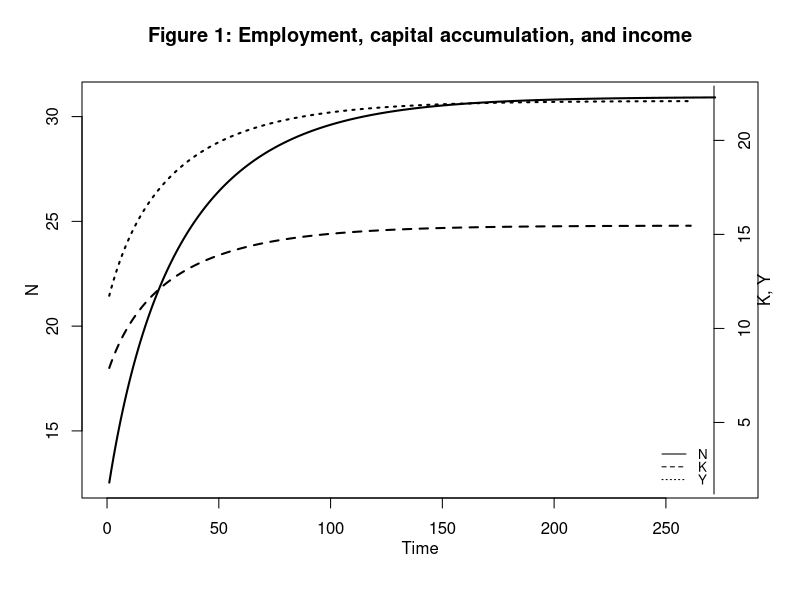
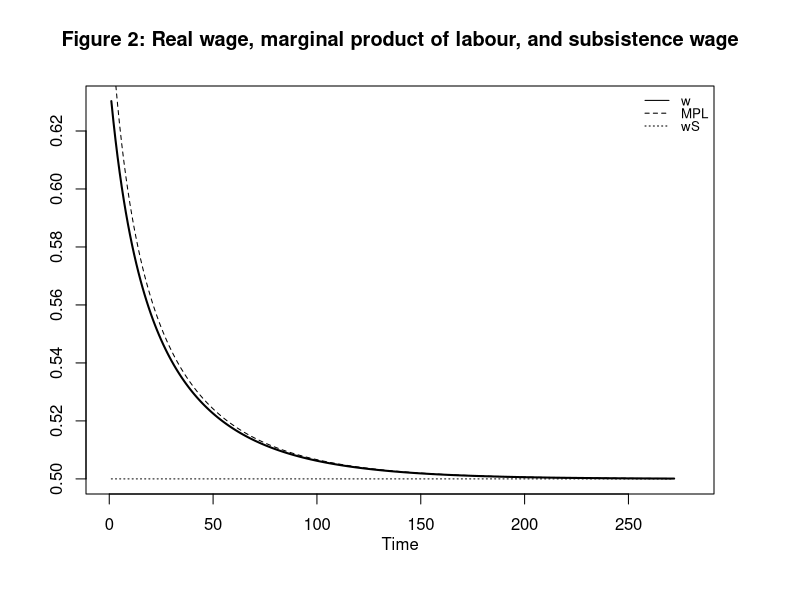
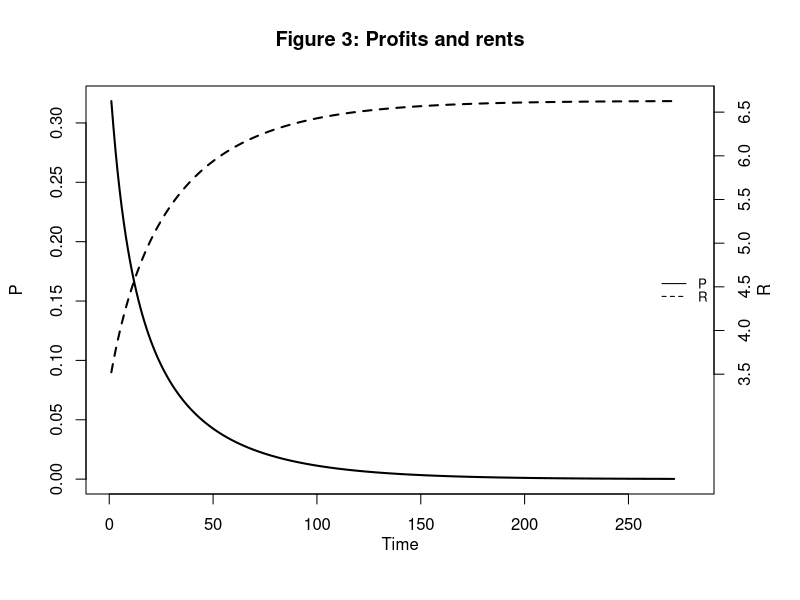
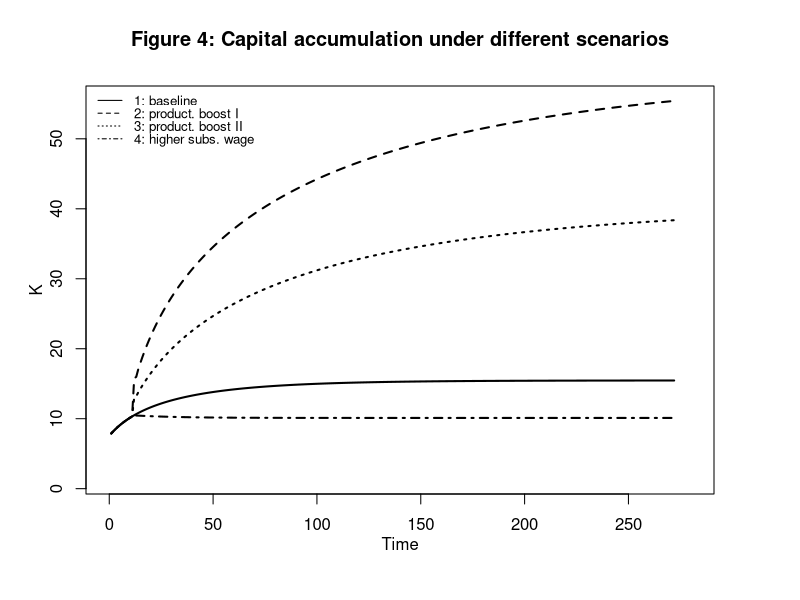
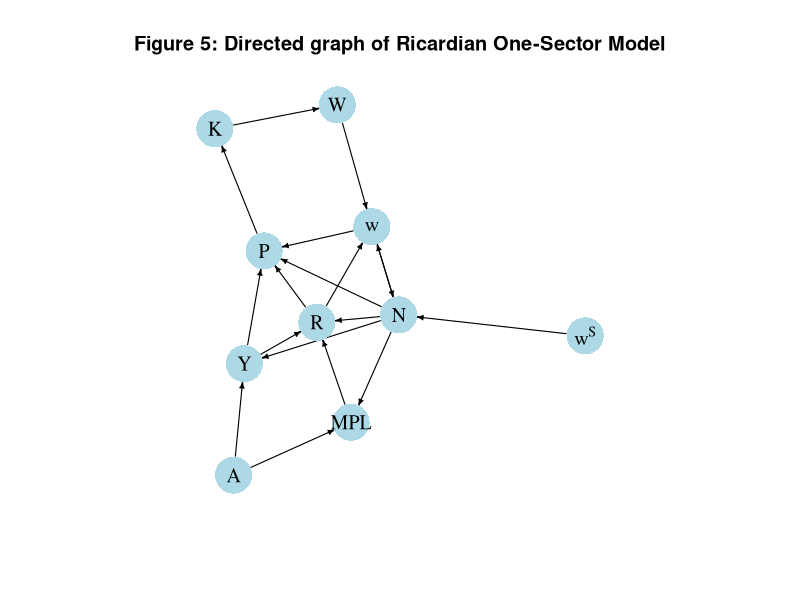

Recreate these plots in R, in order.
## ---- chunk 1
# Clear the environment
rm(list=ls(all=TRUE))

# Set number of periods
Q=500

# Set number of scenarios (including baseline)
S=4

# Set period in which shock/shift will occur
s=20

# Create (S x Q)-matrices that will contain the simulated data
Y=matrix(data=1,nrow=S,ncol=Q) # Income/output
R=matrix(data=1,nrow=S,ncol=Q) # Rent
P=matrix(data=1,nrow=S,ncol=Q) # Profits
N=matrix(data=1,nrow=S,ncol=Q) # employment
w=matrix(data=1,nrow=S,ncol=Q) # real wage
K=matrix(data=1,nrow=S,ncol=Q) # capital stock
MPL=matrix(data=1,nrow=S,ncol=Q) # marginal product of labour
W=matrix(data=1,nrow=S,ncol=Q) # wage bill
N_eq=vector(length=S)          # equilibrium population
K_eq=vector(length=S)          # equilibrium capital

# Set baseline parameter values
A=matrix(data=2,nrow=S,ncol=Q) # productivity
a=matrix(data=0.7,nrow=S,ncol=Q) # labour elasticity of output
beta=1 # Sensitivity of investment with respect to profits
gamma=5 # adjustment speed of population
wS=matrix(data=0.5,nrow=S,ncol=Q) # subsistence wage rate

# Set parameter values for different scenarios
A[2,s:Q]=3 # scenario 2: productivity boost I
a[3,s:Q]=0.75 # scenario 3: productivity boost II
wS[4,s:Q]=0.6 # scenario 4: increase in subsistence wage

# Initialise variables such that employment and the capital stock are below the equilibrium
N[,1]=1
K[,1]=1   
Y[,1]=A[,1]*N[,1]^(a[,1])
MPL[,1]=a[,1]*A[,1]*(N[,1]^(a[,1]-1))
w[,1]=wS[,1]

# Simulate the model by looping over Q time periods for S different scenarios
for (i in 1:S){
  
  for (t in 2:Q){
    
    for (iterations in 1:1000){ # run the model 1000-times in each period
      
    #Model equations
    
    #(1) Output
    Y[i,t] = A[i,t]*N[i,t]^(a[i,t])
    
    #(2) Wage bill
    W[i,t] = K[i,t] 
    
    #(3) Real wage rate
    w[i,t] = W[i,t]/N[i,t] 
     
    #(4) Marginal product of labour
    MPL[i,t] = a[i,t]*A[i,t]*(N[i,t]^(a[i,t]-1))

    #(5) Rents
    R[i,t] = Y[i,t] - N[i,t]*MPL[i,t]
    
    #(6) Profits
    P[i,t] = Y[i,t]- R[i,t] - N[i,t]*w[i,t]
    
    # (7) Capital accumulation
    K[i,t] = K[i,t-1] + beta*P[i,t-1]
    
    #(8) Employment/population dynamics  
    N[i,t] = N[i,t-1] + gamma*(w[i,t-1] - wS[i,t-1])
    
    } # close iterations loop
  }   # close time loop
}     # close scenario loop
## ---- chunk 2
# Set start and end periods for plots
Tmax=280
Tmin =10

## Baseline
#Employment, capital accumulation, and income
plot(N[1, Tmin:(Tmax+1)],type="l", lwd=2, lty=1, xlim=range(0:(Tmax)), ylab = '', xlab = '')
title(main="Figure 1: Employment, capital accumulation, and income",ylab = 'N', xlab = 'Time', cex=0.8, line=2)
par(mar = c(5, 4, 4, 4) + 0.3)
par(new = TRUE)
plot(K[1, Tmin:Tmax],type="l", col=1, lwd=2, lty=2, font.main=1,cex.main=1,ylab = '', axes=FALSE,
     xlab = '',ylim = range(Y[1, 2:(Tmax+1)]),cex.axis=1,cex.lab=0.75)
lines(Y[1, Tmin:(Tmax+1)],lty=3, lwd=2)
axis(side = 4, at = pretty(range(Y[1, 2:(Tmax+1)])))  
mtext("K, Y", side = 4, line = 2)
legend("bottomright", legend=c("N", "K", "Y"),
       lty=1:3, cex=0.8, bty = "n", y.intersp=0.8)

# Real wage, subsistence wage, and MPL
plot(w[1, Tmin:(Tmax+1)],type="l", col=1, lwd=2, lty=1, xlim=range(0:(Tmax)), xlab="", ylab="", ylim=range(wS[1, Tmin:Tmax],w[1, Tmin:(Tmax)])) 
title(main="Figure 2: Real wage, marginal product of labour, and subsistence wage", xlab = 'Time',cex=0.8,line=2)
lines(MPL[1, Tmin:Tmax],lty=2)
lines(wS[1, Tmin:Tmax],lty=3)
legend("topright", legend=c("w", "MPL", "wS"),
       lty=1:3, cex=0.8, bty = "n", y.intersp=0.8)

# Profits and Rents
plot(P[1, Tmin:(Tmax+1)],type="l", col=1, lwd=2, lty=1, xlim=range(0:(Tmax)), xlab="", ylab="", ylim=range(P[1, Tmin:Tmax])) 
title(main="Figure 3: Profits and rents", xlab = 'Time',cex=0.8,line=2)
par(mar = c(5, 4, 4, 4) + 0.3)
par(new = TRUE)
plot(R[1, Tmin:(Tmax+1)],type="l", col=1, lwd=2, lty=2, xlim=range(0:(Tmax)), xlab="", ylab="P", 
     ylim=range(R[1, 3:Tmax]), axes=FALSE) 
axis(side = 4, at = pretty(range(R[1, Tmin:(Tmax+1)])))  
mtext("R", side = 4, line = 2)
legend("right", legend=c("P", "R"), lty=1:2, cex=0.8, bty = "n", y.intersp=0.8)


## ---- chunk 3
## Different scenarios
# Capital accumulation
plot(K[1, Tmin:(Tmax+1)],type="l", lwd=2, lty=1, xlim=range(0:(Tmax)), ylim=range(K[1, 2:Tmax], K[2, Tmin:Tmax]), ylab = '', xlab = '')
title(main="Figure 4: Capital accumulation under different scenarios",ylab = 'K', xlab = 'Time',cex=0.8, line=2)
lines(K[2, Tmin:(Tmax+1)],lty=2, lwd=2)
lines(K[3, Tmin:(Tmax+1)],lty=3, lwd=2)
lines(K[4, Tmin:(Tmax+1)],lty=4, lwd=2)
legend("topleft", legend=c("1: baseline","2: product. boost I", "3: product. boost II", "4: higher subs. wage"), lty=1:4, cex=0.8, bty = "n", y.intersp=0.8)
## ---- chunk 4
## Create directed graph
# Construct auxiliary Jacobian matrix for 10 variables: Y W w MPL R P K N A wS,
# where non-zero elements in regular Jacobian are set to 1 and zero elements are unchanged
M_mat=matrix(c(0,0,0,0,0,0,0,1,1,0,
               0,0,0,0,0,0,1,0,0,0,
               0,1,0,0,1,0,0,1,0,0,
               0,0,0,0,0,0,0,1,1,0,
               1,0,0,1,0,0,0,1,0,0,
               1,0,1,0,1,0,0,1,0,0,
               0,0,0,0,0,1,0,0,0,0,
               0,0,1,0,0,0,0,0,0,1,
               0,0,0,0,0,0,0,0,0,0,
               0,0,0,0,0,0,0,0,0,0), 10,10, byrow=TRUE)

# Create adjacency matrix from transpose of auxiliary Jacobian and add column names
A_mat=t(M_mat)

# Create and plot directed graph from adjacency matrix
library(igraph)
dg= graph_from_adjacency_matrix(A_mat, mode="directed", weighted= NULL)

# Define node labels
V(dg)$name=c("Y", "W", "w", "MPL", "R", "P", "K", "N", "A", expression(w^S))

# Plot directed graph
plot(dg, main="Figure 5: Directed graph of Ricardian One-Sector Model", vertex.size=20, vertex.color="lightblue", 
     vertex.label.color="black", edge.arrow.size=0.3, edge.width=1.1, edge.size=1.2,
     edge.arrow.width=1.2, edge.color="black", vertex.label.cex=1.2, 
     vertex.frame.color="NA", margin=-0.08)
## ---- chunk 5
# Calculate equilibrium solutions
for (i in 1:S){
  N_eq[i]=(wS[i,Q]/(a[i,Q]*A[i,Q]))^(-1/(1-a[i,Q]))
  K_eq[i]=a[i,Q]*A[i,Q]*(wS[i,Q]/(a[i,Q]*A[i,Q]))^(-a[i,Q]/(1-a[i,Q]))
}

# Compare with numerical solutions (here only for baseline)
N_eq[1]
N[1,Q]

K_eq[1]
K[1,Q]

### Examine model properties (here for the baseline scenario only)
# Construct Jacobian matrix at the equilibrium 
J=matrix(c(1-beta, beta*a[1,Q]*wS[1,Q],
           beta*(wS[1,Q]/(a[1,Q]*A[1,Q]))^(1/(1-a[1,Q])),
           1-gamma*a[1,Q]*A[1,Q]*(wS[1,Q]/(a[1,Q]*A[1,Q]))^((2-a[1,Q])/(1-a[1,Q]))), 2, 2, byrow=TRUE)

# Obtain eigenvalues
ev=eigen(J)
(values = ev$values)

# Obtain determinant and trace
det=det(J)      # determinant
tr=sum(diag(J)) # trace

#Check general stability conditions
print(1+tr+det>0)
print(1-tr+det>0)
print(1-det>0)

# Check specific stability condition for the case beta=1
for (i in 1:S){
print(paste0("Scenario ", i, ":"))
print(2-gamma*a[i,Q]*(A[i,Q]*(wS[i,Q]/(a[i,Q]*A[i,Q]))^((2-a[i,Q])/(1-a[i,Q])) 
                      + wS[i,Q]*(wS[i,Q]/(a[i,Q]*A[i,Q]))^(1/(1-a[i,Q])))>0)
}

